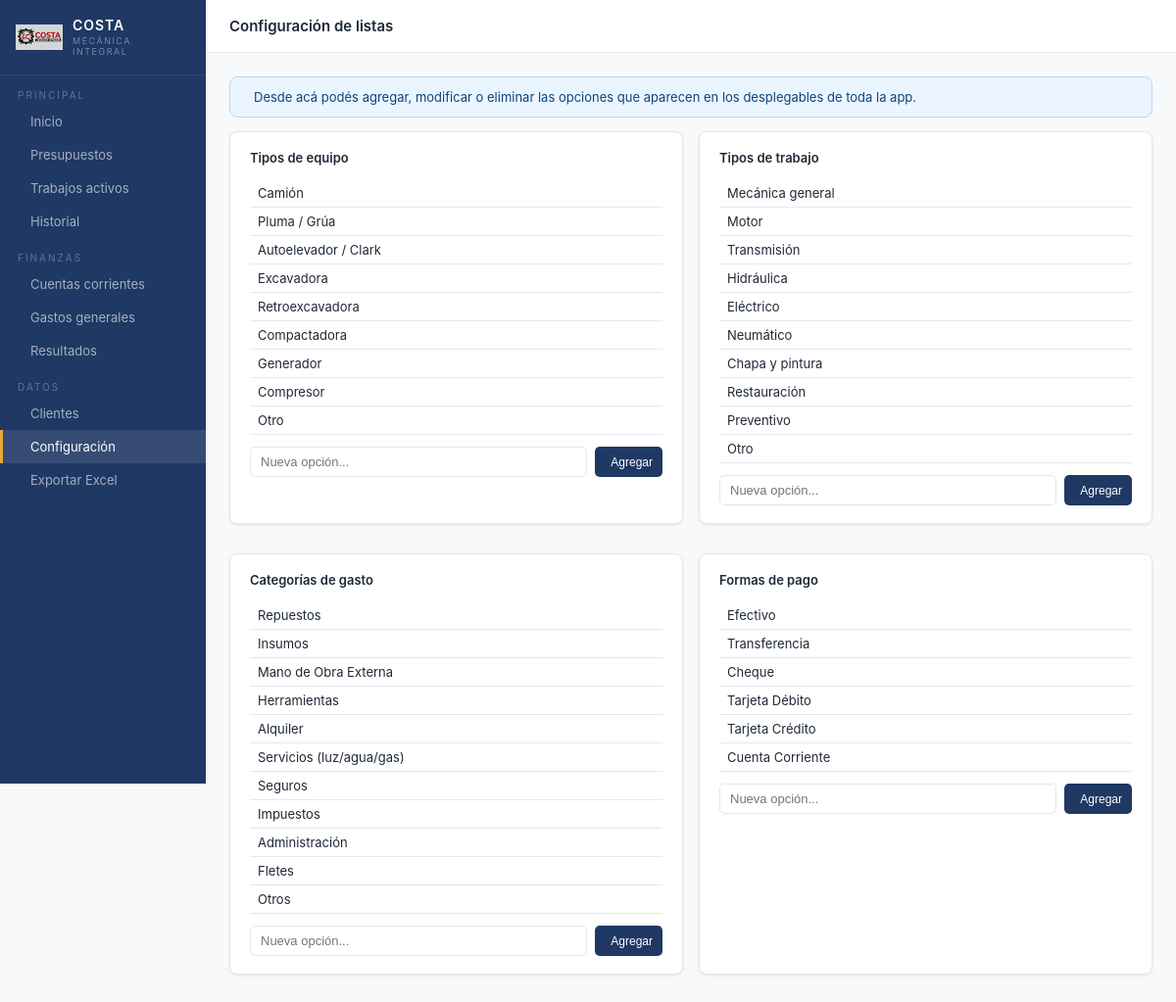
/configuracion, run on the app's committed database.
### app.py (models this page shows, shortened)
class OpcionLista(db.Model):
    id = db.Column(db.Integer, primary_key=True)
    tipo = db.Column(db.String(50), nullable=False)   # tipo_equipo, tipo_trabajo, categoria_gasto, forma_pago
    valor = db.Column(db.String(100), nullable=False)
    orden = db.Column(db.Integer, default=0)          # para ordenar los items en el desplegable

### app.py (the view)
@app.route('/configuracion')
def configuracion():
    tipos = {
        'tipo_equipo': 'Tipos de equipo',
        'tipo_trabajo': 'Tipos de trabajo',
        'categoria_gasto': 'Categorías de gasto',
        'forma_pago': 'Formas de pago',
    }
    opciones = {}
    for tipo in tipos:
        opciones[tipo] = OpcionLista.query.filter_by(tipo=tipo).order_by(OpcionLista.orden, OpcionLista.valor).all()
    return render_template('configuracion.html', tipos=tipos, opciones=opciones)

### templates/configuracion.html (shortened to what this page needs)
{% extends "base.html" %}
{% block topbar_title %}Configuración de listas{% endblock %}
{% block content %}
<div class="alert alert-blue">
    Desde acá podés agregar, modificar o eliminar las opciones que aparecen en los desplegables de toda la app.
</div>
<div style="display:grid;grid-template-columns:1fr 1fr;gap:16px">
{% for tipo, nombre in tipos.items() %}
<div class="card">
    <div class="card-title">{{ nombre }}</div>
    {% if opciones[tipo] %}
    <div style="margin-bottom:12px">
        {% for o in opciones[tipo] %}
        <div style="display:flex;justify-content:space-between;align-items:center;
                    padding:6px 8px;border-bottom:1px solid var(--border);font-size:13px">
            <span>{{ o.valor }}</span>
        </div>
        {% endfor %}
    </div>
    {% else %}
    <div style="color:var(--text-light);font-size:13px;margin-bottom:12px">
        Sin opciones cargadas.
    </div>
    {% endif %}
    <form method="post" action="/configuracion/agregar" style="display:flex;gap:8px">
        <input type="text" name="valor" placeholder="Nueva opción..." required
               style="flex:1;padding:7px 10px;border:1px solid var(--border);
                      border-radius:var(--radius-sm);font-size:13px">
        <button type="submit" class="btn btn-primary btn-sm">
             Agregar
        </button>
    </form>
</div>
{% endfor %}
</div>
{% endblock %}

### templates/base.html (shortened to what this page needs)
<!DOCTYPE html>
<html lang="es">
<head>
    <link rel="stylesheet" href="https://cdn.jsdelivr.net/npm/@tabler/icons-webfont@latest/tabler-icons.min.css">
</head>
<body>
<nav class="sidebar">
    <div class="sidebar-logo">
        <img src="/static/Logo.png" alt="Logo Costa Taller" onerror="this.style.display='none'">
        <div class="logo-text">
            <div class="nombre">COSTA</div>
            <div class="sub">MECÁNICA INTEGRAL</div>
        </div>
    </div>
    <div class="nav-section">PRINCIPAL</div>
    <a href="/" class="nav-item {% if request.endpoint == 'inicio' %}active{% endif %}">
         Inicio
    </a>
    <a href="/presupuestos" class="nav-item {% if 'presupuesto' in request.endpoint %}active{% endif %}">
         Presupuestos
    </a>
    <a href="/trabajos" class="nav-item {% if request.endpoint in ['trabajos','detalle_trabajo'] %}active{% endif %}">
         Trabajos activos
    </a>
    <a href="/historial" class="nav-item {% if request.endpoint == 'historial' %}active{% endif %}">
         Historial
    </a>
    <div class="nav-section">FINANZAS</div>
    <a href="/cuenta-corriente" class="nav-item {% if request.endpoint == 'cuenta_corriente' %}active{% endif %}">
         Cuentas corrientes
    </a>
    <a href="/gastos-generales" class="nav-item {% if request.endpoint == 'gastos_generales' %}active{% endif %}">
         Gastos generales
    </a>
    <a href="/resultados" class="nav-item {% if request.endpoint == 'resultados' %}active{% endif %}">
         Resultados
    </a>
    <div class="nav-section">DATOS</div>
    <a href="/clientes" class="nav-item {% if 'cliente' in request.endpoint %}active{% endif %}">
         Clientes
    </a>
    <a href="/configuracion" class="nav-item {% if request.endpoint == 'configuracion' %}active{% endif %}">
         Configuración
    </a>
    <a href="/exportar-excel" class="nav-item">
         Exportar Excel
    </a>
</nav>
<div class="main">
    <div class="topbar">
        <span class="topbar-title">{% block topbar_title %}{% endblock %}</span>
    </div>
    <div class="content">
        {% block content %}{% endblock %}
    </div>
</div>
</body>
</html>

### templates/base.html (style rules this page uses)
* { box-sizing: border-box; margin: 0; padding: 0; }
:root { --navy: #1F3864; --navy-light: #2a4d84; --blue: #2E75B6; --blue-light: #D6E4F0; --amber: #E8A838; --green: #1E7145; --green-light: #E2EFDA; --red: #C00000; --red-light: #FCE4D6; --gray-100: #F8F9FA; --gray-200: #F2F2F2; --gray-300: #E0E0E0; --gray-500: #6B7280; --white: #FFFFFF; --text: #1F2937; --text-light: #6B7280; --border: #E5E7EB; --shadow: 0 1px 3px rgba(0,0,0,0.08); --radius: 8px; --radius-sm: 5px; }
body { font-family: -apple-system, BlinkMacSystemFont, 'Segoe UI', sans-serif; background: var(--gray-100); color: var(--text); font-size: 14px; }
.sidebar { width: 210px; background: var(--navy); min-height: 100vh; position: fixed; top: 0; left: 0; display: flex; flex-direction: column; z-index: 100; }
.sidebar-logo { padding: 14px 16px; border-bottom: 1px solid rgba(255,255,255,0.08); display: flex; align-items: center; gap: 10px; }
.sidebar-logo img { width: 48px; height: 48px; object-fit: contain; border-radius: 4px; }
.sidebar-logo .logo-text .nombre { color: #fff; font-size: 14px; font-weight: 600; letter-spacing: 1px; line-height: 1.2; }
.sidebar-logo .logo-text .sub { color: rgba(255,255,255,0.4); font-size: 9px; letter-spacing: 1.5px; margin-top: 1px; }
.nav-section { padding: 14px 18px 4px; color: rgba(255,255,255,0.3); font-size: 10px; letter-spacing: 2px; text-transform: uppercase; }
.nav-item { display: flex; align-items: center; gap: 10px; padding: 9px 18px; color: rgba(255,255,255,0.6); font-size: 13px; text-decoration: none; border-left: 3px solid transparent; transition: all 0.15s; }
.nav-item.active { color: #fff; background: rgba(255,255,255,0.1); border-left-color: var(--amber); }
.main { margin-left: 210px; min-height: 100vh; display: flex; flex-direction: column; }
.topbar { background: var(--white); border-bottom: 1px solid var(--border); padding: 0 24px; height: 54px; display: flex; align-items: center; justify-content: space-between; position: sticky; top: 0; z-index: 50; }
.topbar-title { font-size: 15px; font-weight: 600; color: var(--text); }
.content { padding: 24px; flex: 1; }
.btn { display: inline-flex; align-items: center; gap: 6px; padding: 8px 16px; border-radius: var(--radius-sm); font-size: 13px; font-weight: 500; cursor: pointer; border: none; text-decoration: none; transition: opacity 0.15s; }
.btn-primary { background: var(--navy); color: #fff; }
.btn-sm { padding: 5px 10px; font-size: 12px; }
.card { background: var(--white); border: 1px solid var(--border); border-radius: var(--radius); padding: 18px 20px; margin-bottom: 14px; box-shadow: var(--shadow); }
.card-title { font-size: 13px; font-weight: 600; color: var(--text); margin-bottom: 14px; }
.alert { padding: 12px 16px; border-radius: var(--radius); font-size: 13px; margin-bottom: 14px; display: flex; align-items: center; gap: 8px; }
.alert-blue { background: #EBF5FF; color: #0C447C; border: 1px solid #BCD6F0; }

### data on the page
OpcionLista: valor "Camión"
OpcionLista: valor "Pluma / Grúa"
OpcionLista: valor "Autoelevador / Clark"
OpcionLista: valor "Excavadora"
OpcionLista: valor "Retroexcavadora"
OpcionLista: valor "Compactadora"
OpcionLista: valor "Generador"
OpcionLista: valor "Compresor"
OpcionLista: valor "Otro"
OpcionLista: valor "Mecánica general"
OpcionLista: valor "Motor"
OpcionLista: valor "Transmisión"
OpcionLista: valor "Hidráulica"
OpcionLista: valor "Eléctrico"
OpcionLista: valor "Neumático"
OpcionLista: valor "Chapa y pintura"
OpcionLista: valor "Restauración"
OpcionLista: valor "Preventivo"
OpcionLista: valor "Otro"
OpcionLista: valor "Repuestos"
OpcionLista: valor "Insumos"
OpcionLista: valor "Mano de Obra Externa"
OpcionLista: valor "Herramientas"
OpcionLista: valor "Alquiler"
OpcionLista: valor "Servicios (luz/agua/gas)"
OpcionLista: valor "Seguros"
OpcionLista: valor "Impuestos"
OpcionLista: valor "Administración"
OpcionLista: valor "Fletes"
OpcionLista: valor "Otros"
OpcionLista: valor "Efectivo"
OpcionLista: valor "Transferencia"
OpcionLista: valor "Cheque"
OpcionLista: valor "Tarjeta Débito"
OpcionLista: valor "Tarjeta Crédito"
OpcionLista: valor "Cuenta Corriente"

### other printed values
{{ nombre }} "Tipos de equipo" "Tipos de trabajo" "Categorías de gasto" "Formas de pago"
